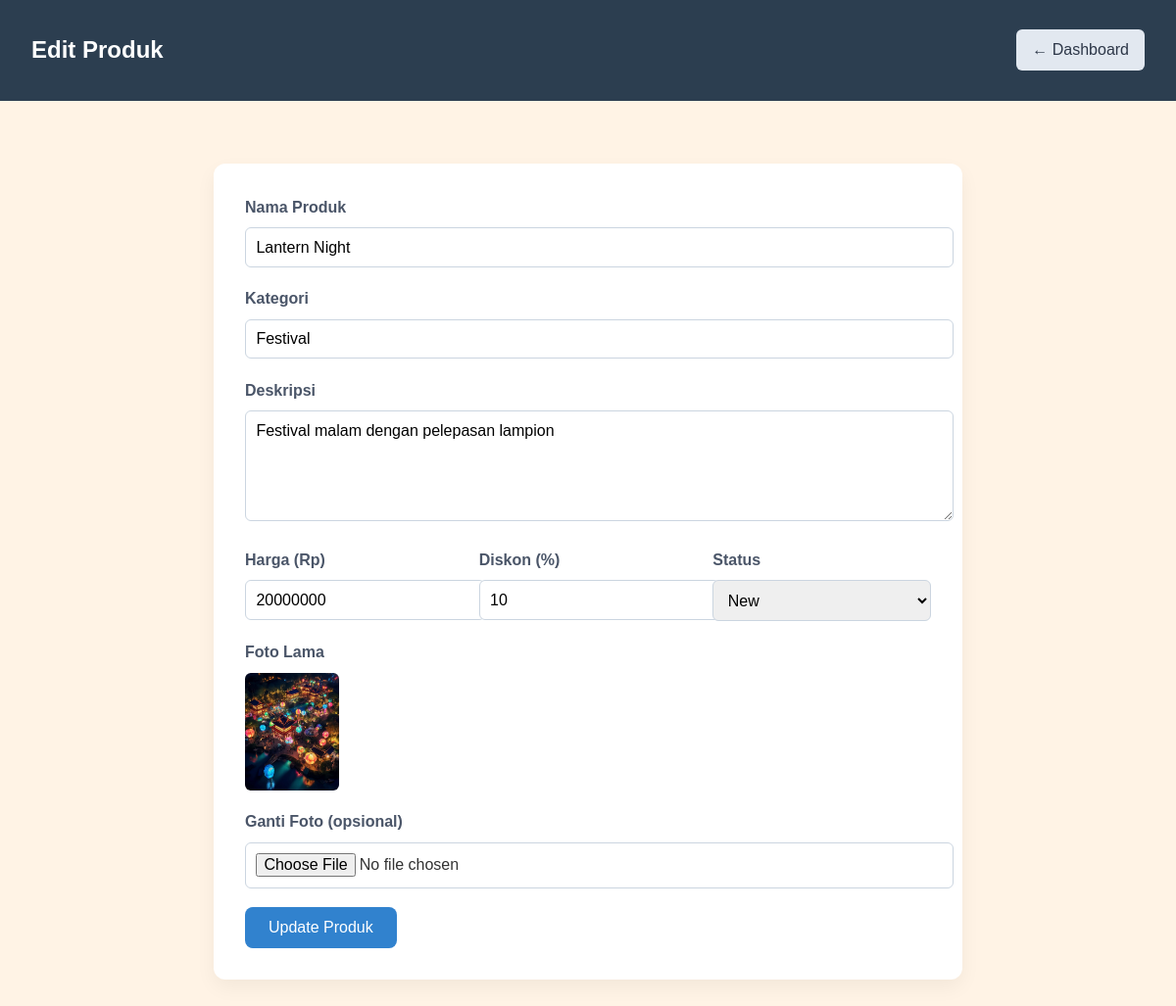
/admin/admin_edit_product.php?id=21, run on the app's committed database.
### tables this page shows
CREATE TABLE `paket` (
  `id` int(11) NOT NULL,
  `nama` varchar(255) NOT NULL,
  `kategori` varchar(100) NOT NULL,
  `deskripsi` text NOT NULL,
  `harga` int(11) NOT NULL,
  `diskon` tinyint(4) NOT NULL,
  `status` varchar(20) NOT NULL,
  `foto` varchar(255) NOT NULL
);

### admin/admin_edit_product.php (the view, shortened to what this page needs)
<?php
require '../koneksi/config.php';
$id = (int)$_GET['id'];
$stmt = $pdo->prepare("SELECT * FROM paket WHERE id = ?");
$stmt->execute([$id]);
$item = $stmt->fetch();
?>
<!DOCTYPE html>
<html lang="id">
<head>
  <link rel="stylesheet" href="../css/admin.css">
</head>
<body>
  <header class="header">
    <h1>Edit Produk</h1>
    <a href="index.php" class="btn-back">← Dashboard</a>
  </header>
  <div class="container">
    <div class="form-container">
      <form method="post" enctype="multipart/form-data" class="admin-form">
        <div class="form-group">
          <label>Nama Produk</label>
          <input type="text" name="nama" value="<?= htmlspecialchars($item['nama']) ?>" required>
        </div>
        <div class="form-group">
          <label>Kategori</label>
          <input type="text" name="kategori" value="<?= htmlspecialchars($item['kategori']) ?>" required>
        </div>
        <div class="form-group">
          <label>Deskripsi</label>
          <textarea name="deskripsi" rows="5" required><?= htmlspecialchars($item['deskripsi']) ?></textarea>
        </div>
        <div class="form-grid">
          <div class="form-group small">
            <label>Harga (Rp)</label>
            <input type="number" name="harga" value="<?= htmlspecialchars($item['harga']) ?>" required>
          </div>
          <div class="form-group small">
            <label>Diskon (%)</label>
            <input type="number" name="diskon" min="0" max="100" value="<?= htmlspecialchars($item['diskon']) ?>">
          </div>
          <div class="form-group small">
            <label>Status</label>
            <select name="status">
              <option value="new" <?= ($item['status']==='new')?'selected':'' ?>>New</option>
            </select>
          </div>
        </div>
        <div class="form-group">
          <label>Foto Lama</label>
          <?php if ($item['foto'] && file_exists(__DIR__ . '/../uploads/' . $item['foto'])): ?>
            <img src="../uploads/<?= htmlspecialchars($item['foto']) ?>" alt="Foto Produk" class="preview-img">
          <?php else: ?>
            <p>&ndash; Tidak ada –</p>
          <?php endif; ?>
        </div>
        <div class="form-group">
          <label>Ganti Foto (opsional)</label>
          <input type="file" name="foto" accept="image/*">
        </div>
        <button type="submit" class="btn-save">Update Produk</button>
      </form>
    </div>
  </div>
</body>
</html>

### css/admin.css (style rules this page uses)
body { font-family: 'Poppins', sans-serif; background: #fff3e5; color: #333; line-height: 1.6;margin: 0; }
.header { background:#2c3e50; color:#fff; padding:1rem 2rem; display:flex; justify-content:space-between; align-items:center; }
.container { padding:2rem; }
.form-container { background: #fff; padding: 2rem; border-radius: 12px; box-shadow: 0 8px 20px rgba(0,0,0,0.05); max-width: 700px; margin: 2rem auto; }
.admin-form .form-group { margin-bottom: 1.2rem; }
.admin-form label { display: block; margin-bottom: 0.5rem; font-weight: 600; color: #4a5568; }
.admin-form input[type="text"], .admin-form input[type="number"], .admin-form textarea, .admin-form select, .admin-form input[type="file"] { width: 100%; padding: 0.65rem; border: 1px solid #cbd5e0; border-radius: 6px; font-size: 1rem; font-family: inherit; }
.admin-form textarea { resize: vertical; }
.form-grid { display: flex; gap: 1rem; flex-wrap: wrap; }
.form-grid .small { flex: 1 1 calc(33.333% - 1rem); }
.btn-save { background: #3182ce; color: #fff; padding: 0.75rem 1.5rem; font-size: 1rem; border: none; border-radius: 8px; cursor: pointer; transition: background 0.2s; }
header.header { display: flex; justify-content: space-between; align-items: center; padding: 1rem 2rem; background: #2c3e50; color: #fff; }
header.header h1 { font-size: 1.5rem; }
.btn-back { background: #e2e8f0; color: #2d3748; padding: 0.5rem 1rem; border-radius: 6px; text-decoration: none; transition: background 0.2s; }
.preview-img { max-height: 120px; display: block; margin-bottom: 1rem; border-radius: 6px; }

### data on the page
paket: nama "Lantern Night", kategori "Festival", deskripsi "Festival malam dengan pelepasan lampion", harga "20000000", diskon "10", status "New", foto (picture)
